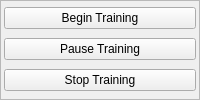
         <widget class="QFrame" name="train_functions_frame">
          <property name="sizePolicy">
           <sizepolicy hsizetype="Preferred" vsizetype="Maximum">
            <horstretch>0</horstretch>
            <verstretch>0</verstretch>
           </sizepolicy>
          </property>
          <property name="frameShape">
           <enum>QFrame::StyledPanel</enum>
          </property>
          <property name="frameShadow">
           <enum>QFrame::Raised</enum>
          </property>
          <property name="lineWidth">
           <number>1</number>
          </property>
          <layout class="QVBoxLayout" name="verticalLayout_33">
           <property name="leftMargin">
            <number>3</number>
           </property>
           <property name="topMargin">
            <number>3</number>
           </property>
           <property name="rightMargin">
            <number>3</number>
           </property>
           <property name="bottomMargin">
            <number>3</number>
           </property>
           <item>
            <widget class="QPushButton" name="train_start">
             <property name="text">
              <string>Begin Training</string>
             </property>
            </widget>
           </item>
           <item>
            <widget class="QPushButton" name="train_pause">
             <property name="text">
              <string>Pause Training</string>
             </property>
            </widget>
           </item>
           <item>
            <widget class="QPushButton" name="train_stop">
             <property name="text">
              <string>Stop Training</string>
             </property>
            </widget>
           </item>
          </layout>
         </widget>
